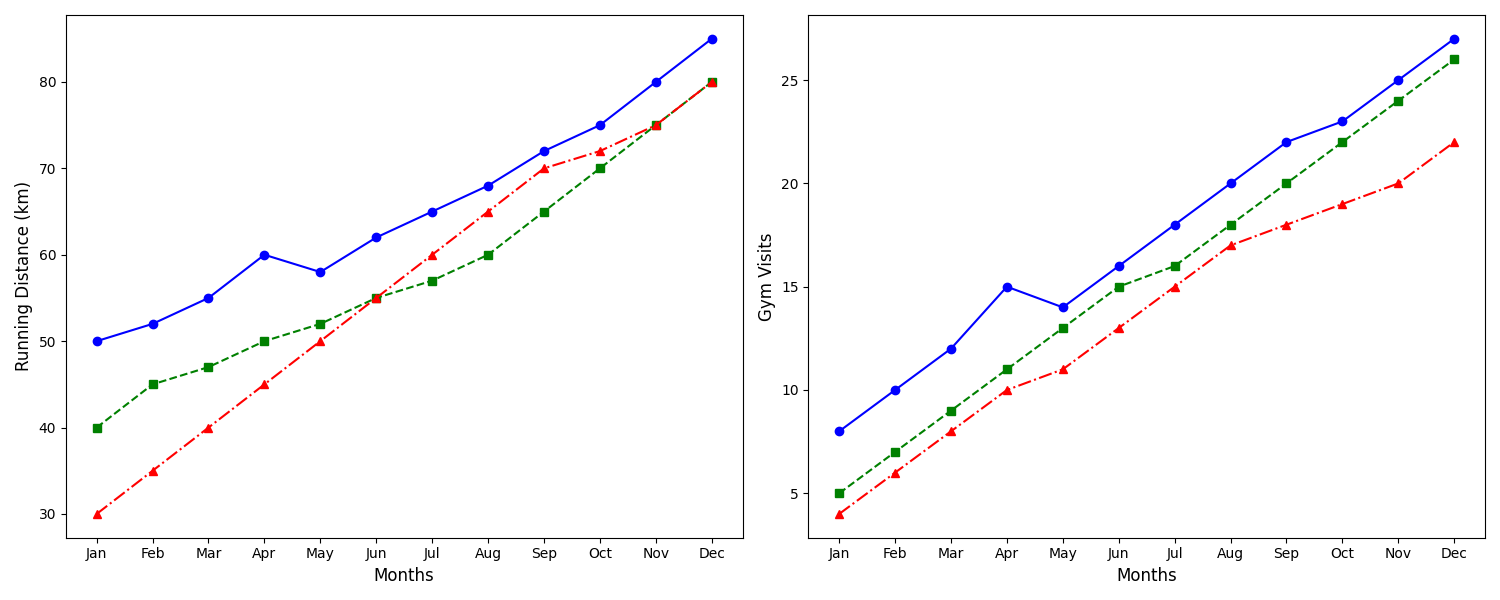

Generate this figure with Python:
import matplotlib.pyplot as plt
import numpy as np

# Define the months of the year
months = np.array(['Jan', 'Feb', 'Mar', 'Apr', 'May', 'Jun', 'Jul', 'Aug', 'Sep', 'Oct', 'Nov', 'Dec'])

# Running distances (in kilometers)
alice_running = [50, 52, 55, 60, 58, 62, 65, 68, 72, 75, 80, 85]
bob_running = [40, 45, 47, 50, 52, 55, 57, 60, 65, 70, 75, 80]
charlie_running = [30, 35, 40, 45, 50, 55, 60, 65, 70, 72, 75, 80]

# Gym visits
alice_gym = [8, 10, 12, 15, 14, 16, 18, 20, 22, 23, 25, 27]
bob_gym = [5, 7, 9, 11, 13, 15, 16, 18, 20, 22, 24, 26]
charlie_gym = [4, 6, 8, 10, 11, 13, 15, 17, 18, 19, 20, 22]

# Create the plot
fig, (ax1, ax2) = plt.subplots(1, 2, figsize=(15, 6))

# Line plot for running distances
ax1.plot(months, alice_running, marker='o', linestyle='-', color='blue')
ax1.plot(months, bob_running, marker='s', linestyle='--', color='green')
ax1.plot(months, charlie_running, marker='^', linestyle='-.', color='red')
ax1.set_xlabel('Months', fontsize=12)
ax1.set_ylabel('Running Distance (km)', fontsize=12)

# Line plot for gym visits
ax2.plot(months, alice_gym, marker='o', linestyle='-', color='blue')
ax2.plot(months, bob_gym, marker='s', linestyle='--', color='green')
ax2.plot(months, charlie_gym, marker='^', linestyle='-.', color='red')
ax2.set_xlabel('Months', fontsize=12)
ax2.set_ylabel('Gym Visits', fontsize=12)

# Use tight layout to prevent overlapping and adjust spacing
plt.tight_layout()

# Show the plot
plt.show()
